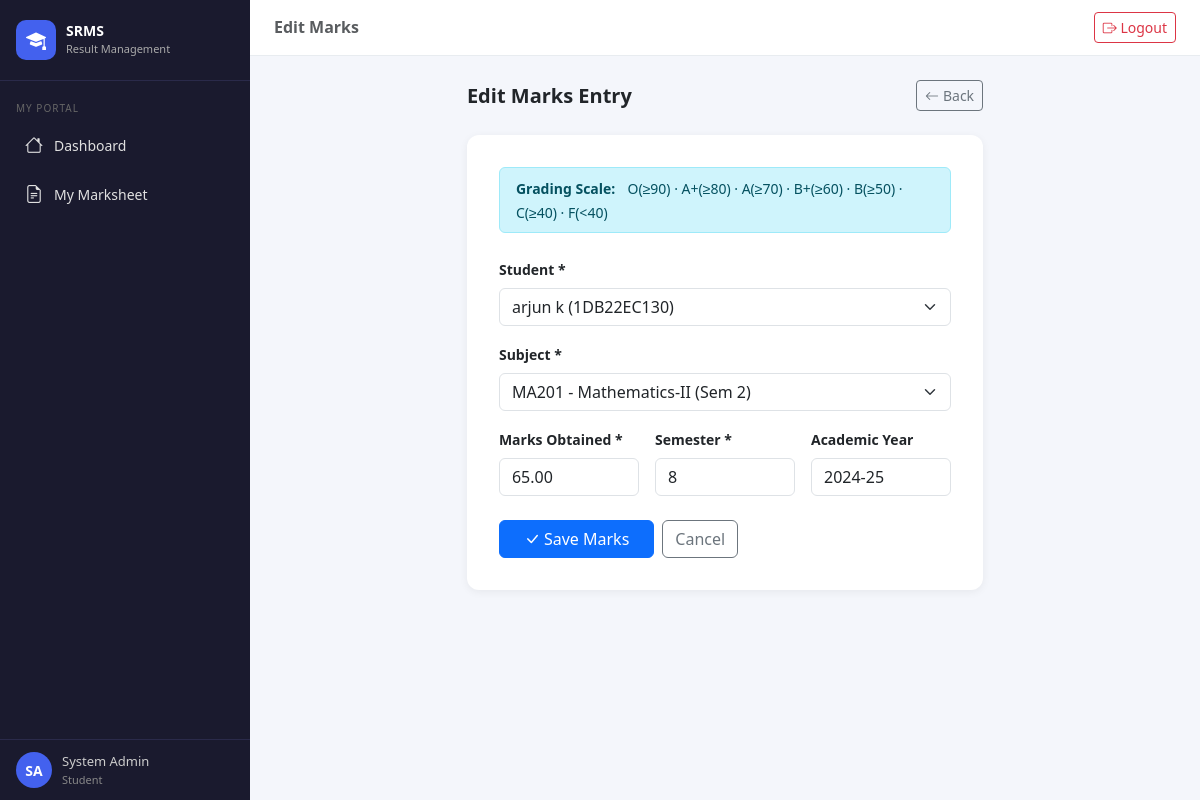
Screenshot of /results/22/edit/ (signed in) with the database file from the repository.
### results/models.py (models this page shows, shortened)
class Result(models.Model):
    student = models.ForeignKey(StudentProfile, on_delete=models.CASCADE, related_name='results')
    subject = models.ForeignKey(Subject, on_delete=models.CASCADE)
    marks_obtained = models.DecimalField(max_digits=5, decimal_places=2)
    semester = models.IntegerField()
    academic_year = models.CharField(max_length=20, default='2024-25')
    entered_by = models.ForeignKey(User, on_delete=models.SET_NULL, null=True, related_name='entered_results')
    entered_at = models.DateTimeField(auto_now_add=True)
    updated_at = models.DateTimeField(auto_now=True)
    class Meta:
        unique_together = ('student', 'subject', 'semester', 'academic_year')

### results/views.py (the view)
# urls.py: path('results/<int:pk>/edit/',    views.result_edit,   name='result_edit'),
@login_required
def result_edit(request, pk):
    if not is_admin(request.user):
        return redirect('dashboard')
    result = get_object_or_404(Result, pk=pk)
    form   = ResultForm(request.POST or None, instance=result)
    if request.method == 'POST' and form.is_valid():
        form.save()
        messages.success(request, 'Result updated.')
        return redirect('result_list')
    return render(request, 'results/result_form.html', {'form': form, 'action': 'Edit'})

### results/forms.py
class ResultForm(forms.ModelForm):
    class Meta:
        model  = Result
        fields = ['student', 'subject', 'marks_obtained', 'semester', 'academic_year']
        widgets = {
            'student':        forms.Select(attrs={'class': 'form-select'}),
            'subject':        forms.Select(attrs={'class': 'form-select'}),
            'marks_obtained': forms.NumberInput(attrs={'class': 'form-control', 'step': '0.01'}),
            'semester':       forms.NumberInput(attrs={'class': 'form-control'}),
            'academic_year':  forms.TextInput(attrs={'class': 'form-control', 'placeholder': '2024-25'}),
        }

### results/models.py (called while the page is built)
    def __str__(self):
        return f"{self.user.get_full_name()} ({self.roll_number})"

    def __str__(self):
        return f"{self.code} - {self.name} (Sem {self.semester})"

### results/views.py (called while the page is built)
def is_admin(user):
    return user.groups.filter(name='Admin').exists() or user.is_superuser

### results/templates/results/result_form.html (shortened to what this page needs)
{% extends 'results/base.html' %}
{% block page_title %}{{ action }} Marks{% endblock %}
{% block content %}
<div class="row justify-content-center">
  <div class="col-lg-7">
    <div class="d-flex justify-content-between align-items-center mb-4">
      <h5 class="fw-bold mb-0">{{ action }} Marks Entry</h5>
      <a href="{% url 'result_list' %}" class="btn btn-outline-secondary btn-sm">
        <i class="bi bi-arrow-left me-1"></i>Back
      </a>
    </div>
    <div class="form-card">
      <div class="alert alert-info py-2 mb-4">
        <strong class="small">Grading Scale:</strong>
        <span class="ms-2 small">O(≥90) · A+(≥80) · A(≥70) · B+(≥60) · B(≥50) · C(≥40) · F(&lt;40)</span>
      </div>
      <form method="post">
        <div class="row g-3">
          <div class="col-12">
            <label class="form-label fw-semibold small">Student *</label>
            {{ form.student }}
          </div>
          <div class="col-12">
            <label class="form-label fw-semibold small">Subject *</label>
            {{ form.subject }}
          </div>
          <div class="col-md-4">
            <label class="form-label fw-semibold small">Marks Obtained *</label>
            {{ form.marks_obtained }}
          </div>
          <div class="col-md-4">
            <label class="form-label fw-semibold small">Semester *</label>
            {{ form.semester }}
          </div>
          <div class="col-md-4">
            <label class="form-label fw-semibold small">Academic Year</label>
            {{ form.academic_year }}
          </div>
        </div>
        <div class="mt-4 d-flex gap-2">
          <button type="submit" class="btn btn-primary px-4">
            <i class="bi bi-check-lg me-1"></i>Save Marks
          </button>
          <a href="{% url 'result_list' %}" class="btn btn-outline-secondary">Cancel</a>
        </div>
      </form>
    </div>
  </div>
</div>
{% endblock %}

### results/templates/results/base.html (shortened to what this page needs)
<!DOCTYPE html>
<html lang="en">
<head>
  <link href="https://cdn.jsdelivr.net/npm/bootstrap@5.3.0/dist/css/bootstrap.min.css" rel="stylesheet"/>
  <link href="https://cdn.jsdelivr.net/npm/bootstrap-icons@1.10.5/font/bootstrap-icons.css" rel="stylesheet"/>
</head>
<body>
{% if user.is_authenticated %}
<div id="sidebar">
  <div class="brand">
    <div class="brand-icon"><i class="bi bi-mortarboard-fill"></i></div>
    <div class="brand-text">SRMS<br><small>Result Management</small></div>
  </div>
  <nav>
    {% if is_admin %}
      <div class="nav-section">Main</div>
      <a href="{% url 'dashboard' %}" class="nav-link {% if request.resolver_match.url_name == 'dashboard' %}active{% endif %}">
        <i class="bi bi-speedometer2"></i><span>Dashboard</span>
      </a>
      <div class="nav-section">Academic</div>
      <a href="{% url 'student_list' %}" class="nav-link {% if 'student' in request.resolver_match.url_name %}active{% endif %}">
        <i class="bi bi-people"></i><span>Students</span>
      </a>
      <a href="{% url 'subject_list' %}" class="nav-link {% if 'subject' in request.resolver_match.url_name %}active{% endif %}">
        <i class="bi bi-book"></i><span>Subjects</span>
      </a>
      <a href="{% url 'result_list' %}" class="nav-link {% if 'result' in request.resolver_match.url_name %}active{% endif %}">
        <i class="bi bi-clipboard-data"></i><span>Results / Marks</span>
      </a>
      <div class="nav-section">Config</div>
      <a href="{% url 'department_list' %}" class="nav-link {% if 'department' in request.resolver_match.url_name %}active{% endif %}">
        <i class="bi bi-building"></i><span>Departments</span>
      </a>
    {% else %}
      <div class="nav-section">My Portal</div>
      <a href="{% url 'dashboard' %}" class="nav-link {% if request.resolver_match.url_name == 'dashboard' %}active{% endif %}">
        <i class="bi bi-house"></i><span>Dashboard</span>
      </a>
      <a href="{% url 'my_marksheet' %}" class="nav-link {% if request.resolver_match.url_name == 'my_marksheet' %}active{% endif %}">
        <i class="bi bi-file-earmark-text"></i><span>My Marksheet</span>
      </a>
    {% endif %}
  </nav>
  <div class="user-info">
    <div class="avatar">{{ user.first_name.0|upper }}{{ user.last_name.0|upper }}</div>
    <div class="user-meta">
      {{ user.get_full_name|truncatechars:16 }}
      <small>{% if is_admin %}Administrator{% else %}Student{% endif %}</small>
    </div>
  </div>
</div>
<div id="main">
  <div class="topbar">
    <h6 class="mb-0 fw-semibold text-muted">{% block page_title %}Dashboard{% endblock %}</h6>
    <a href="{% url 'logout' %}" class="btn btn-sm btn-outline-danger">
      <i class="bi bi-box-arrow-right"></i> Logout
    </a>
  </div>
  <div class="page-content">
    {% block content %}{% endblock %}
  </div>
</div>
{% else %}
{% block auth_content %}{% endblock %}
{% endif %}
</body>
</html>

### results/templates/results/base.html (style rules this page uses)
:root { --primary: #4361ee; --primary-dark: #3a56d4; --sidebar-bg: #1a1a2e; --sidebar-text: #e0e0e0; --sidebar-hover: #4361ee; --card-radius: 12px; }
body { background: #f4f6fb; font-family: 'Segoe UI', sans-serif; }
#sidebar { position: fixed; top: 0; left: 0; height: 100vh; width: 250px; background: var(--sidebar-bg); z-index: 1000; display: flex; flex-direction: column; transition: width .25s; }
#sidebar .brand { padding: 20px 16px; border-bottom: 1px solid #2a2a4a; display: flex; align-items: center; gap: 10px; }
#sidebar .brand-icon { width: 40px; height: 40px; border-radius: 10px; background: var(--primary); display: flex; align-items: center; justify-content: center; font-size: 20px; color: #fff; flex-shrink: 0; }
#sidebar .brand-text { color: #fff; font-weight: 700; font-size: 14px; line-height: 1.2; }
#sidebar .brand-text small { color: #aaa; font-weight: 400; font-size: 11px; }
#sidebar nav { flex: 1; overflow-y: auto; padding: 12px 0; }
#sidebar .nav-section { padding: 8px 16px 4px; font-size: 10px; text-transform: uppercase; letter-spacing: 1px; color: #666; }
#sidebar a.nav-link { display: flex; align-items: center; gap: 10px; padding: 10px 16px; color: var(--sidebar-text); border-radius: 8px; margin: 2px 8px; font-size: 14px; text-decoration: none; transition: all .2s; }
#sidebar a.nav-link i { font-size: 18px; width: 20px; text-align: center; }
#sidebar .user-info { padding: 12px 16px; border-top: 1px solid #2a2a4a; display: flex; align-items: center; gap: 10px; }
#sidebar .avatar { width: 36px; height: 36px; border-radius: 50%; background: var(--primary); display: flex; align-items: center; justify-content: center; color: #fff; font-weight: 700; font-size: 14px; }
#sidebar .user-meta { color: #ccc; font-size: 13px; }
#sidebar .user-meta small { color: #888; font-size: 11px; display: block; }
#main { margin-left: 250px; min-height: 100vh; }
.topbar { background: #fff; padding: 12px 24px; border-bottom: 1px solid #e8ecf0; display: flex; align-items: center; justify-content: space-between; position: sticky; top: 0; z-index: 100; }
.page-content { padding: 24px; }
.form-card { background: #fff; border-radius: var(--card-radius); padding: 32px; box-shadow: 0 2px 8px rgba(0,0,0,.06); }

### rows the page displays
Result: student "arjun k (1DB22EC130)", subject "MA201 - Mathematics-II (Sem 2)", marks_obtained "65.00", semester "8", academic_year "2024-25"

### other values shown
{{ user.first_name.0|upper }} "S"
{{ user.last_name.0|upper }} "A"
{{ user.get_full_name|truncatechars:16 }} "System Admin"
{{ action }} "Edit"
